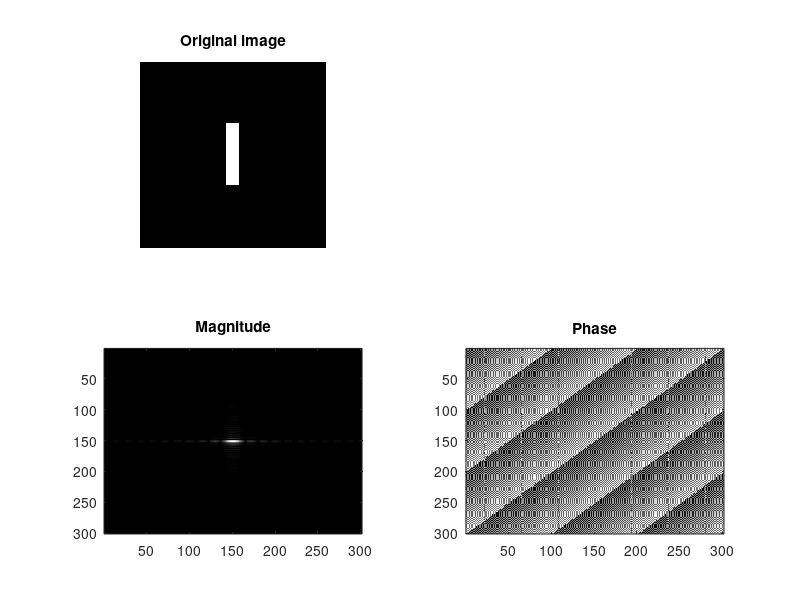
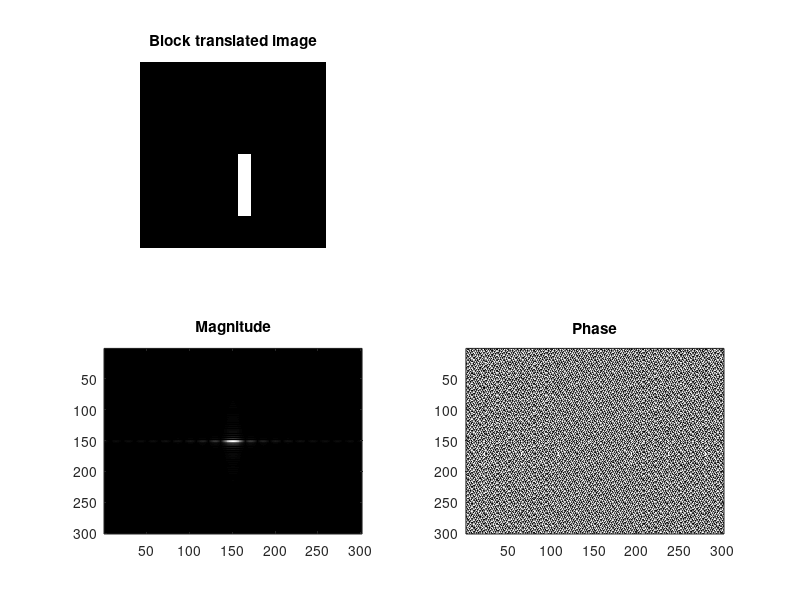
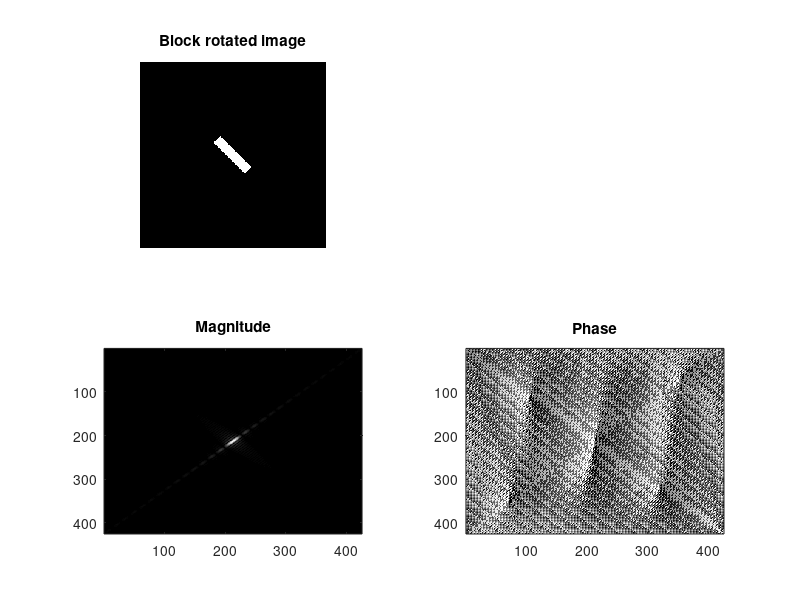
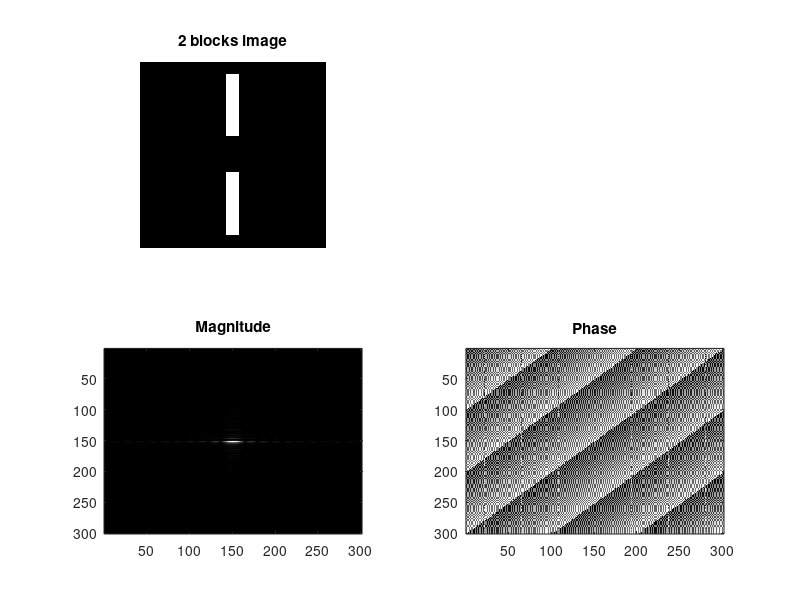

The MATLAB source for these figures, in order:
clc;
clear all;
close all;

% Subdivision 1.3
% Original image with single block
img = zeros(301,301);
img(100:200, 140:160) = 255;
imgFreq = fftshift(fft2(img));
figure('units','normalized','outerposition',[0 0 1 1])
subplot(221); imshow(img); title('Original image')
subplot(223); imagesc(abs(imgFreq)); colormap('gray'); title('Magnitude')
subplot(224); imagesc(angle(imgFreq)/pi*180); colormap('gray'); title('Phase')

% Block translated image
% There is no change in magnitude when the block is translated but the
% phase is shifted.
imgTrans = zeros(301,301);
imgTrans(150:250, 160:180) = 255;
imgFreq = fftshift(fft2(imgTrans));
figure('units','normalized','outerposition',[0 0 1 1])
subplot(221); imshow(imgTrans); title('Block translated image')
subplot(223); imagesc(abs(imgFreq)); colormap('gray'); title('Magnitude')
subplot(224); imagesc(angle(imgFreq)/pi*180); colormap('gray'); title('Phase')

% Block rotated image
% When the block is rotated the magnitude is also rotated
imgRot = imrotate(img, 45);
imgFreq = fftshift(fft2(imgRot));
figure('units','normalized','outerposition',[0 0 1 1])
subplot(221); imshow(imgRot); title('Block rotated image')
subplot(223); imagesc(abs(imgFreq)); colormap('gray'); title('Magnitude')
subplot(224); imagesc(angle(imgFreq)/pi*180); colormap('gray'); title('Phase')

% 2 blocks image
% When the number of blocks are increased the magnitude is shrunk and phase
% also changes
img2 = zeros(301,301);
img2(20:120, 140:160) = 255;
img2(180:280, 140:160) = 255;
imgFreq = fftshift(fft2(img2));
figure('units','normalized','outerposition',[0 0 1 1])
subplot(221); imshow(img2); title('2 blocks image')
subplot(223); imagesc(abs(imgFreq)); colormap('gray'); title('Magnitude')
subplot(224); imagesc(angle(imgFreq)/pi*180); colormap('gray'); title('Phase')

% Block size shrunk horizontally
% When the block size is shrunk horizontally then the magnitude is extended
% horizantally whereas the phase shift is decreased
img3 = zeros(301,301);
img3(100:200, 145:155) = 255;
imgFreq = fftshift(fft2(img3));
figure('units','normalized','outerposition',[0 0 1 1])
subplot(221); imshow(img3); title('Block size shrunk image')
subplot(223); imagesc(abs(imgFreq)); colormap('gray'); title('Magnitude')
subplot(224); imagesc(angle(imgFreq)/pi*180); colormap('gray'); title('Phase')

